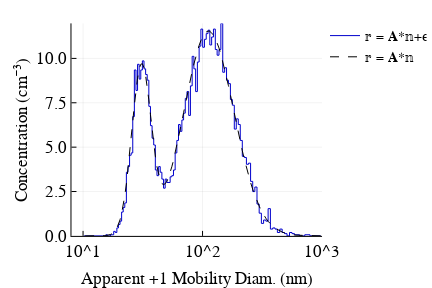

Notebook code cell kept with this figure:
### Markdown cell above
The response size distribution 𝕣 is computed as <br>
<center> $\rm{𝕣} = \bf{A}\rm{𝕟}$ </center> <br>
where $\bf{A}$ is the forward matrix defined in module DifferentialMobilityAnalyzer.jl. The convolution is applied to the dN/dlnD and N fields of the size distribution. The resulting 𝕣 distribution is what an ideal instrument would measure. In practice, counting uncertainty imposes noise on the response. Counting uncertainty is simulated using a Poisson process. The actual number of counts in each bin are <br>
<center> $c_i = N_iQ_{CPC}t$ </center> <br>
where $N$ is the number concentration in the bin, $Q_{CPC}$ is the flow rate of the CPC and $t$ is the integration time over the bin. The integration time is the ratio of scan time and number of bins. The noisy response function is obtained by computing the expected number of counts in a bin ($c_i$)  followed by drawing a random number from a Poisson distribution with expectation value $c_i$, i.e. $c_\epsilon = P(\mu=c_i)$, where $\mu$ is the mean of the Poisson distribution, and $c_\epsilon$ are the noisy counts. The noise perturbed count distribution is then converted back to concentration and denoted as <br>
<center> $\rm{𝕣} = \bf{A}\rm{𝕟+ϵ}$ </center> <br>
The noise level of the distribution depends on scan rate, CPC flow rate and number concentration of the parent size distribution.

### Code cell
srand(703)      # random number seed; fix for repeatable runs
tscan = 120     # SMPS scan time [s] 
Qcpc = 16.66    # CPC flow rate [cm³ s⁻¹]. 16.66 cm³ s⁻¹ = 1 L min⁻¹
t = tscan./bins # time in each bin

𝕣 = δ.𝐀*𝕟;      # DMA response function 
c = 𝕣.N*Qcpc*t; # number of counts in each bin
R = Float64[]   # Construct a noisy response function 𝕣+ϵ, where ϵ is counting uncertainty
for i = c
    f = rand(Poisson(i),1)   # draw Poisson random number with mean = counts
    push!(R,f[1]/(Qcpc*t))   # convert back to concentration
end

p = plot(𝕣.Dp, R, xaxis = :log10, xticks = [10, 100, 1000], lt = :steppre, label = "𝕣 = 𝐀*𝕟+ϵ", 
    ylabel = "Concentration (cm⁻³)", xlim = (8,1000), color =  color = RGBA(0,0,0.8,1),
    xlabel = "Apparent +1 Mobility Diam. (nm)", left_margin = 25px)
p = plot!(𝕣.Dp, 𝕣.N, label = "𝕣 = 𝐀*𝕟", color = :black, ls = :dash)

### Figure 1 — Plotly figure (JSON) as saved in the notebook; plotly's stock layout.template omitted (floating-point values rounded to 4 significant figures; data arrays with more than 128 entries replaced by an {"elided": "..."} marker saying what was removed)
{"data": [{"colorbar": {"title": ""}, "legendgroup": "𝕣 = 𝐀*𝕟+ϵ", "line": {"color": "rgba(0, 0, 204, 1.000)", "dash": "solid", "shape": "linear", "width": 1}, "mode": "lines", "name": "𝕣 = 𝐀*𝕟+ϵ", "showlegend": true, "type": "scatter", "x": {"elided": "255 float values"}, "xaxis": "x1", "y": {"elided": "255 float values"}, "yaxis": "y1"}, {"colorbar": {"title": ""}, "legendgroup": "𝕣 = 𝐀*𝕟", "line": {"color": "rgba(0, 0, 0, 1.000)", "dash": "dash", "shape": "linear", "width": 1}, "mode": "lines", "name": "𝕣 = 𝐀*𝕟", "showlegend": true, "type": "scatter", "x": [974.2, 924.9, 878.3, 834.3, 792.9, 753.7, 716.7, 681.8, 648.8, 617.7, 588.3, 560.5, 534.3, 509.5, 486.0, 463.8, 442.9, 423.1, 404.3, 386.5, 369.7, 353.8, 338.6, 324.3, 310.7, 297.8, 285.6, 274.0, 262.9, 252.4, 242.4, 232.9, 223.8, 215.2, 206.9, 199.1, 191.6, 184.4, 177.6, 171.0, 164.8, 158.8, 153.1, 147.6, 142.3, 137.3, 132.5, 127.9, 123.4, 119.2, 115.1, 111.1, 107.3, 103.7, 100.2, 96.86, 93.63, 90.52, 87.52, 84.64, 81.86, 79.18, 76.6, 74.11, 71.71, 69.4, 67.17, 65.01, 62.94, 60.93, 58.99, 57.12, 55.31, 53.57, 51.88, 50.25, 48.68, 47.16, 45.69, 44.26, 42.89, 41.56, 40.27, 39.03, 37.82, 36.66, 35.53, 34.44, 33.38, 32.36, 31.37, 30.41, 29.49, 28.59, 27.72, 26.88, 26.06, 25.27, 24.51, 23.76, 23.05, 22.35, 21.68, 21.02, 20.39, 19.78, 19.18, 18.61, 18.05, 17.51, 16.98, 16.47, 15.98, 15.5, 15.04, 14.59, 14.15, 13.73, 13.32, 12.93, 12.54, 12.17, 11.8, 11.45, 11.11, 10.78, 10.46, 10.15], "xaxis": "x1", "y": [0.001253, 0.002168, 0.003391, 0.005042, 0.007307, 0.01048, 0.01486, 0.02084, 0.02892, 0.03975, 0.05414, 0.07303, 0.09745, 0.1286, 0.1678, 0.2167, 0.2771, 0.3509, 0.4403, 0.5473, 0.674, 0.8226, 0.9952, 1.194, 1.42, 1.676, 1.962, 2.278, 2.627, 3.006, 3.415, 3.852, 4.315, 4.801, 5.306, 5.826, 6.356, 6.891, 7.424, 7.949, 8.461, 8.952, 9.416, 9.847, 10.24, 10.59, 10.89, 11.13, 11.32, 11.45, 11.53, 11.54, 11.49, 11.38, 11.22, 11.0, 10.74, 10.43, 10.07, 9.688, 9.272, 8.832, 8.373, 7.901, 7.421, 6.939, 6.46, 5.988, 5.527, 5.082, 4.658, 4.26, 3.894, 3.568, 3.292, 3.077, 2.938, 2.89, 2.95, 3.132, 3.449, 3.905, 4.496, 5.203, 5.998, 6.835, 7.662, 8.417, 9.042, 9.483, 9.699, 9.67, 9.394, 8.891, 8.198, 7.364, 6.446, 5.5, 4.574, 3.71, 2.936, 2.267, 1.709, 1.259, 0.9066, 0.6384, 0.4401, 0.2971, 0.1967, 0.1278, 0.08157, 0.05123, 0.03171, 0.01939, 0.01175, 0.007077, 0.00426, 0.002577, 0.001577, 0.0009828, 0.000627, 0.0004109, 0.0002768, 0.0001912, 0.0001346, 9.514e-05, 6.61e-05, 4.411e-05], "yaxis": "y1"}], "layout": {"annotations": [], "height": 288, "legend": {"bgcolor": "rgba(255, 255, 255, 1.000)", "bordercolor": "rgba(0, 0, 0, 1.000)", "font": {"color": "rgba(0, 0, 0, 1.000)", "family": "Helvetica", "size": 14}, "tracegroupgap": 0, "x": 1, "y": 1}, "margin": {"b": 20, "l": 0, "r": 0, "t": 20}, "paper_bgcolor": "rgba(255, 255, 255, 1.000)", "plot_bgcolor": "rgba(255, 255, 255, 1.000)", "showlegend": true, "width": 432, "xaxis1": {"anchor": "y1", "domain": [0.2199, 0.9909], "gridcolor": "rgba(0, 0, 0, 0.100)", "gridwidth": 0.5, "linecolor": "rgba(0, 0, 0, 1.000)", "mirror": false, "range": [0.9031, 3], "showgrid": true, "showline": true, "showticklabels": true, "tickangle": 0, "tickcolor": "rgb(0, 0, 0)", "tickfont": {"color": "rgba(0, 0, 0, 1.000)", "family": "Helvetica", "size": 17}, "tickmode": "array", "ticks": "inside", "ticktext": ["10^1", "10^2", "10^3"], "tickvals": [10, 100, 1000], "title": "Apparent +1 Mobility Diam. (nm)", "titlefont": {"color": "rgba(0, 0, 0, 1.000)", "family": "Helvetica", "size": 17}, "type": "log", "visible": true, "zeroline": false, "zerolinecolor": "rgba(0, 0, 0, 1.000)"}, "yaxis1": {"anchor": "x1", "domain": [0.1294, 0.9863], "gridcolor": "rgba(0, 0, 0, 0.100)", "gridwidth": 0.5, "linecolor": "rgba(0, 0, 0, 1.000)", "mirror": false, "range": [0, 11.97], "showgrid": true, "showline": true, "showticklabels": true, "tickangle": 0, "tickcolor": "rgb(0, 0, 0)", "tickfont": {"color": "rgba(0, 0, 0, 1.000)", "family": "Helvetica", "size": 17}, "tickmode": "array", "ticks": "inside", "ticktext": ["0.0", "2.5", "5.0", "7.5", "10.0"], "tickvals": [0, 2.5, 5, 7.5, 10], "title": "Concentration (cm⁻³)", "titlefont": {"color": "rgba(0, 0, 0, 1.000)", "family": "Helvetica", "size": 17}, "type": "-", "visible": true, "zeroline": false, "zerolinecolor": "rgba(0, 0, 0, 1.000)"}}}
